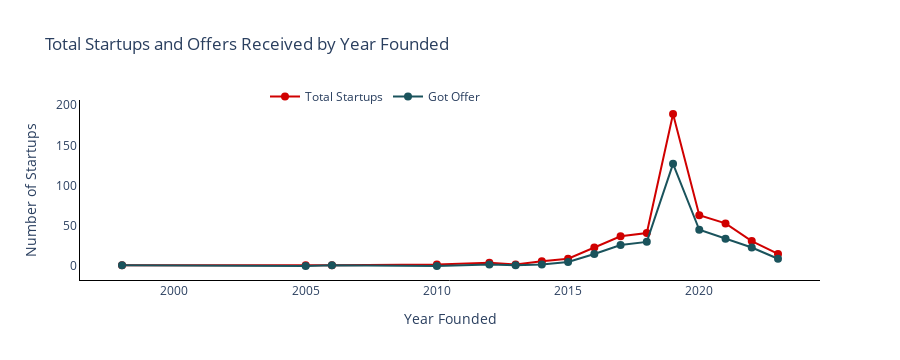

Source (notebook cell):
### Code cell
# Plot startups that got offer by year

data = {
    'year_founded': startups_founded_result.index.astype(int).tolist(),
    'Total Startups': startups_founded_result['Total Startups'].tolist(),
    'Got offer': startups_founded_result['Got offer'].tolist()
}
df = pd.DataFrame(data)

fig = go.Figure()

fig.add_trace(go.Scatter(
    x=df['year_founded'],
    y=df['Total Startups'],
    mode='lines+markers',
    name='Total Startups',
    marker=dict(color='#d00000', size=8),
    line=dict(color='#d00000', width=2)
))

fig.add_trace(go.Scatter(
    x=df['year_founded'],
    y=df['Got offer'],
    mode='lines+markers',
    name='Got Offer',
    marker=dict(color='#1a535c', size=8),
    line=dict(color='#1a535c', width=2)
))

fig.update_layout(
    title='Total Startups and Offers Received by Year Founded',
    xaxis_title='Year Founded',
    yaxis_title='Number of Startups',
    plot_bgcolor='white', 
    paper_bgcolor='white',
    xaxis=dict(
        showline=True,
        linewidth=1,
        linecolor='black',
        tickfont=dict(size=12),
        autorange=True
    ),
    yaxis=dict(
        showline=True,
        linewidth=1,
        linecolor='black',
        autorange=True
    ),
    legend=dict(
        x=0.25,
        y=1.1,
        orientation='h'
    )
)

fig.show()

### Figure 1 — Plotly figure (JSON) as saved in the notebook; plotly's stock layout.template omitted (floating-point values rounded to 4 significant figures)
{"data": [{"line": {"color": "#d00000", "width": 2}, "marker": {"color": "#d00000", "size": 8}, "mode": "lines+markers", "name": "Total Startups", "type": "scatter", "x": [1998, 2005, 2006, 2010, 2012, 2013, 2014, 2015, 2016, 2017, 2018, 2019, 2020, 2021, 2022, 2023], "y": [1, 1, 1, 2, 4, 2, 6, 9, 23, 37, 41, 189, 63, 53, 31, 15]}, {"line": {"color": "#1a535c", "width": 2}, "marker": {"color": "#1a535c", "size": 8}, "mode": "lines+markers", "name": "Got Offer", "type": "scatter", "x": [1998, 2005, 2006, 2010, 2012, 2013, 2014, 2015, 2016, 2017, 2018, 2019, 2020, 2021, 2022, 2023], "y": [1, 0, 1, 0, 2, 1, 2, 5, 15, 26, 30, 127, 45, 34, 23, 9]}], "layout": {"height": 360, "legend": {"orientation": "h", "x": 0.25, "y": 1.1}, "paper_bgcolor": "white", "plot_bgcolor": "white", "title": {"text": "Total Startups and Offers Received by Year Founded"}, "xaxis": {"autorange": true, "linecolor": "black", "linewidth": 1, "range": [1996.0, 2025.0], "showline": true, "tickfont": {"size": 12}, "title": {"text": "Year Founded"}, "type": "linear"}, "yaxis": {"autorange": true, "linecolor": "black", "linewidth": 1, "range": [-17.41, 206.4], "showline": true, "title": {"text": "Number of Startups"}, "type": "linear"}}}
